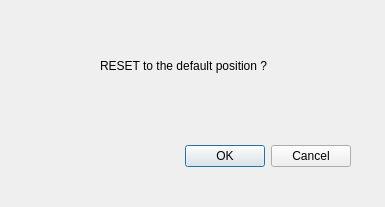
<?xml version="1.0" encoding="UTF-8"?>
<ui version="4.0">
 <class>ResetDialog</class>
 <widget class="QDialog" name="ResetDialog">
  <property name="geometry">
   <rect>
    <x>0</x>
    <y>0</y>
    <width>385</width>
    <height>207</height>
   </rect>
  </property>
  <property name="windowTitle">
   <string>Dialog</string>
  </property>
  <widget class="QDialogButtonBox" name="buttonBox">
   <property name="geometry">
    <rect>
     <x>10</x>
     <y>140</y>
     <width>341</width>
     <height>32</height>
    </rect>
   </property>
   <property name="orientation">
    <enum>Qt::Horizontal</enum>
   </property>
   <property name="standardButtons">
    <set>QDialogButtonBox::Cancel|QDialogButtonBox::Ok</set>
   </property>
  </widget>
  <widget class="QLabel" name="label">
   <property name="geometry">
    <rect>
     <x>100</x>
     <y>20</y>
     <width>191</width>
     <height>91</height>
    </rect>
   </property>
   <property name="text">
    <string>RESET to the default position ?</string>
   </property>
  </widget>
 </widget>
 <resources/>
 <connections>
  <connection>
   <sender>buttonBox</sender>
   <signal>accepted()</signal>
   <receiver>ResetDialog</receiver>
   <slot>accept()</slot>
   <hints>
    <hint type="sourcelabel">
     <x>248</x>
     <y>254</y>
    </hint>
    <hint type="destinationlabel">
     <x>157</x>
     <y>274</y>
    </hint>
   </hints>
  </connection>
  <connection>
   <sender>buttonBox</sender>
   <signal>rejected()</signal>
   <receiver>ResetDialog</receiver>
   <slot>reject()</slot>
   <hints>
    <hint type="sourcelabel">
     <x>316</x>
     <y>260</y>
    </hint>
    <hint type="destinationlabel">
     <x>286</x>
     <y>274</y>
    </hint>
   </hints>
  </connection>
 </connections>
</ui>
